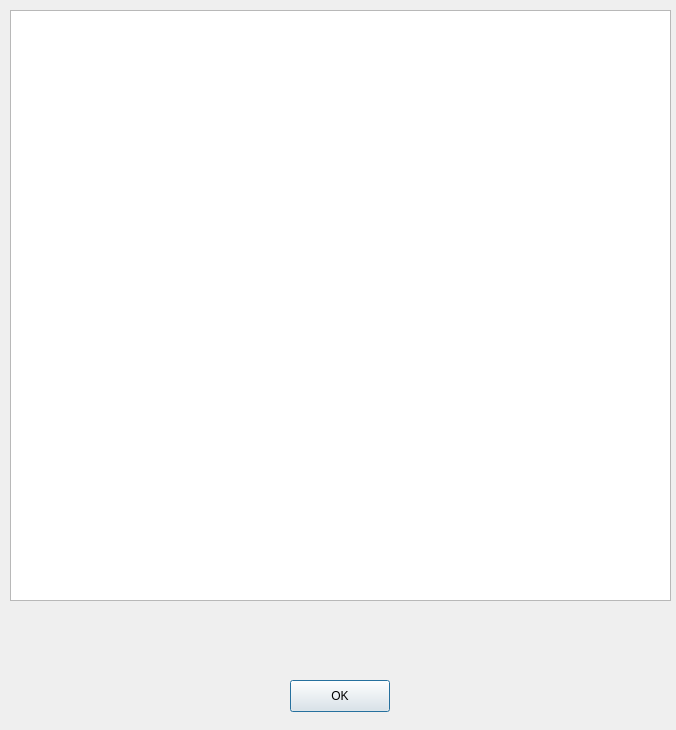
<?xml version="1.0" encoding="UTF-8"?>
<ui version="4.0">
 <class>CreditOutput</class>
 <widget class="QDialog" name="CreditOutput">
  <property name="geometry">
   <rect>
    <x>0</x>
    <y>0</y>
    <width>676</width>
    <height>730</height>
   </rect>
  </property>
  <property name="windowTitle">
   <string>Dialog</string>
  </property>
  <widget class="QPushButton" name="pushButton">
   <property name="geometry">
    <rect>
     <x>290</x>
     <y>680</y>
     <width>100</width>
     <height>32</height>
    </rect>
   </property>
   <property name="text">
    <string>OK</string>
   </property>
  </widget>
  <widget class="QWidget" name="verticalLayoutWidget">
   <property name="geometry">
    <rect>
     <x>10</x>
     <y>10</y>
     <width>661</width>
     <height>631</height>
    </rect>
   </property>
   <layout class="QVBoxLayout" name="verticalLayout">
    <item>
     <widget class="QTableView" name="tableView"/>
    </item>
    <item>
     <widget class="QLabel" name="labelOverpayment">
      <property name="text">
       <string> </string>
      </property>
     </widget>
    </item>
    <item>
     <widget class="QLabel" name="labelTotalPayment">
      <property name="text">
       <string> </string>
      </property>
     </widget>
    </item>
   </layout>
  </widget>
 </widget>
 <resources/>
 <connections/>
</ui>
